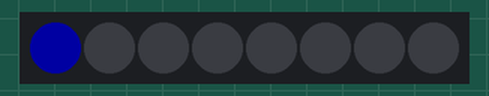
Simulated run of this program. Board: MicroPython board. On the bench: 8 RGB LEDs in strip order, left to right. Dim RGB values are drawn brighter than linear. At 8.0 s the program stops and its outputs stay as they are.

Above: at 0.1 s.
At 1.1 s:
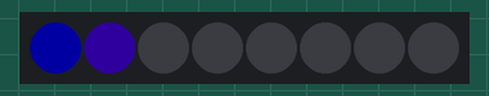
At 2.1 s:
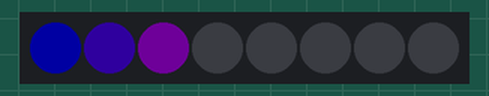
At 3.1 s:
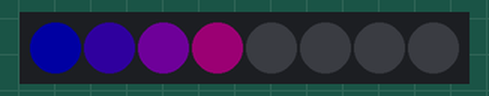
At 5.1 s:
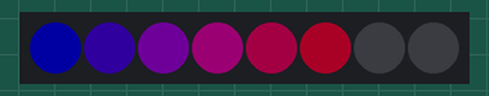
At 7.1 s:
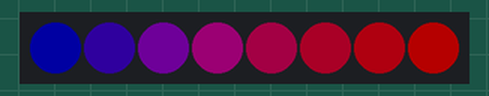

The program:

let_01.py
```python
from time import sleep
from machine import Pin, PWM
from neopixel import NeoPixel

pin = Pin(2, Pin.OUT)
np = NeoPixel(pin, 8)
for i in range(8):
    np[i] = (i * 9, 0, (7-i) * 5)
    np.write()
    sleep(1)

# np[1] = (50,205,50)
# np[2] = (0,0,255)
# np[3] = (255, 191, 0)
# np[4] = (159, 43, 104)
# np[5] = (50,205,50)
# np[6] = (0,0,255)
# np[7] = (255, 191, 0)
```

Measured:
- what the display in image 1 shows lasts 1.0 s, from 1.0 s to 2.0 s
